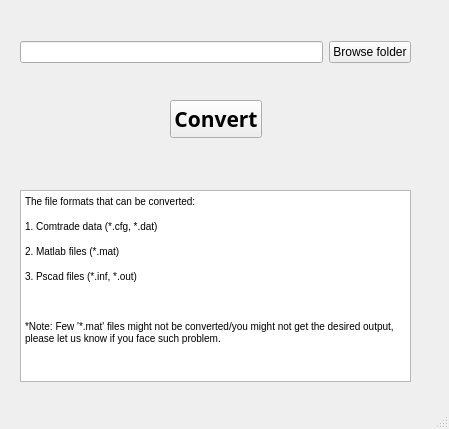
<?xml version="1.0" encoding="UTF-8"?>
<ui version="4.0">
 <class>MainWindow</class>
 <widget class="QMainWindow" name="MainWindow">
  <property name="geometry">
   <rect>
    <x>0</x>
    <y>0</y>
    <width>449</width>
    <height>429</height>
   </rect>
  </property>
  <property name="windowTitle">
   <string>MainWindow</string>
  </property>
  <widget class="QWidget" name="centralwidget">
   <widget class="QTextBrowser" name="textBrowser">
    <property name="geometry">
     <rect>
      <x>20</x>
      <y>190</y>
      <width>391</width>
      <height>192</height>
     </rect>
    </property>
    <property name="html">
     <string>&lt;!DOCTYPE HTML PUBLIC &quot;-//W3C//DTD HTML 4.0//EN&quot; &quot;http://www.w3.org/TR/REC-html40/strict.dtd&quot;&gt;
&lt;html&gt;&lt;head&gt;&lt;meta name=&quot;qrichtext&quot; content=&quot;1&quot; /&gt;&lt;style type=&quot;text/css&quot;&gt;
p, li { white-space: pre-wrap; }
&lt;/style&gt;&lt;/head&gt;&lt;body style=&quot; font-family:'MS Shell Dlg 2'; font-size:7.8pt; font-weight:400; font-style:normal;&quot;&gt;
&lt;p style=&quot; margin-top:12px; margin-bottom:12px; margin-left:0px; margin-right:0px; -qt-block-indent:0; text-indent:0px;&quot;&gt;The file formats that can be converted:&lt;/p&gt;
&lt;p style=&quot; margin-top:12px; margin-bottom:12px; margin-left:0px; margin-right:0px; -qt-block-indent:0; text-indent:0px;&quot;&gt;1. Comtrade data (*.cfg, *.dat)&lt;/p&gt;
&lt;p style=&quot; margin-top:12px; margin-bottom:12px; margin-left:0px; margin-right:0px; -qt-block-indent:0; text-indent:0px;&quot;&gt;2. Matlab files (*.mat)&lt;/p&gt;
&lt;p style=&quot; margin-top:12px; margin-bottom:12px; margin-left:0px; margin-right:0px; -qt-block-indent:0; text-indent:0px;&quot;&gt;3. Pscad files (*.inf, *.out)&lt;/p&gt;
&lt;p style=&quot;-qt-paragraph-type:empty; margin-top:12px; margin-bottom:12px; margin-left:0px; margin-right:0px; -qt-block-indent:0; text-indent:0px;&quot;&gt;&lt;br /&gt;&lt;/p&gt;
&lt;p style=&quot; margin-top:12px; margin-bottom:12px; margin-left:0px; margin-right:0px; -qt-block-indent:0; text-indent:0px;&quot;&gt;*Note: Few '*.mat' files might not be converted/you might not get the desired output, please let us know if you face such problem.&lt;/p&gt;&lt;/body&gt;&lt;/html&gt;</string>
    </property>
   </widget>
   <widget class="QWidget" name="">
    <property name="geometry">
     <rect>
      <x>20</x>
      <y>10</y>
      <width>391</width>
      <height>161</height>
     </rect>
    </property>
    <layout class="QVBoxLayout" name="verticalLayout_3">
     <item>
      <layout class="QHBoxLayout" name="horizontalLayout">
       <item>
        <widget class="QLineEdit" name="folder_location">
         <property name="sizePolicy">
          <sizepolicy hsizetype="Minimum" vsizetype="Fixed">
           <horstretch>10</horstretch>
           <verstretch>0</verstretch>
          </sizepolicy>
         </property>
         <property name="minimumSize">
          <size>
           <width>100</width>
           <height>10</height>
          </size>
         </property>
        </widget>
       </item>
       <item>
        <widget class="QPushButton" name="browse_folder">
         <property name="text">
          <string>Browse folder</string>
         </property>
        </widget>
       </item>
      </layout>
     </item>
     <item>
      <layout class="QHBoxLayout" name="horizontalLayout_2">
       <item>
        <spacer name="horizontalSpacer">
         <property name="orientation">
          <enum>Qt::Horizontal</enum>
         </property>
         <property name="sizeHint" stdset="0">
          <size>
           <width>40</width>
           <height>20</height>
          </size>
         </property>
        </spacer>
       </item>
       <item>
        <widget class="QPushButton" name="convert_files">
         <property name="font">
          <font>
           <family>Yu Gothic UI Semibold</family>
           <pointsize>16</pointsize>
           <weight>75</weight>
           <bold>true</bold>
          </font>
         </property>
         <property name="text">
          <string>Convert</string>
         </property>
        </widget>
       </item>
       <item>
        <spacer name="horizontalSpacer_2">
         <property name="orientation">
          <enum>Qt::Horizontal</enum>
         </property>
         <property name="sizeHint" stdset="0">
          <size>
           <width>40</width>
           <height>20</height>
          </size>
         </property>
        </spacer>
       </item>
      </layout>
     </item>
    </layout>
   </widget>
  </widget>
  <widget class="QMenuBar" name="menubar">
   <property name="geometry">
    <rect>
     <x>0</x>
     <y>0</y>
     <width>449</width>
     <height>26</height>
    </rect>
   </property>
  </widget>
  <widget class="QStatusBar" name="statusbar"/>
 </widget>
 <resources/>
 <connections/>
</ui>
